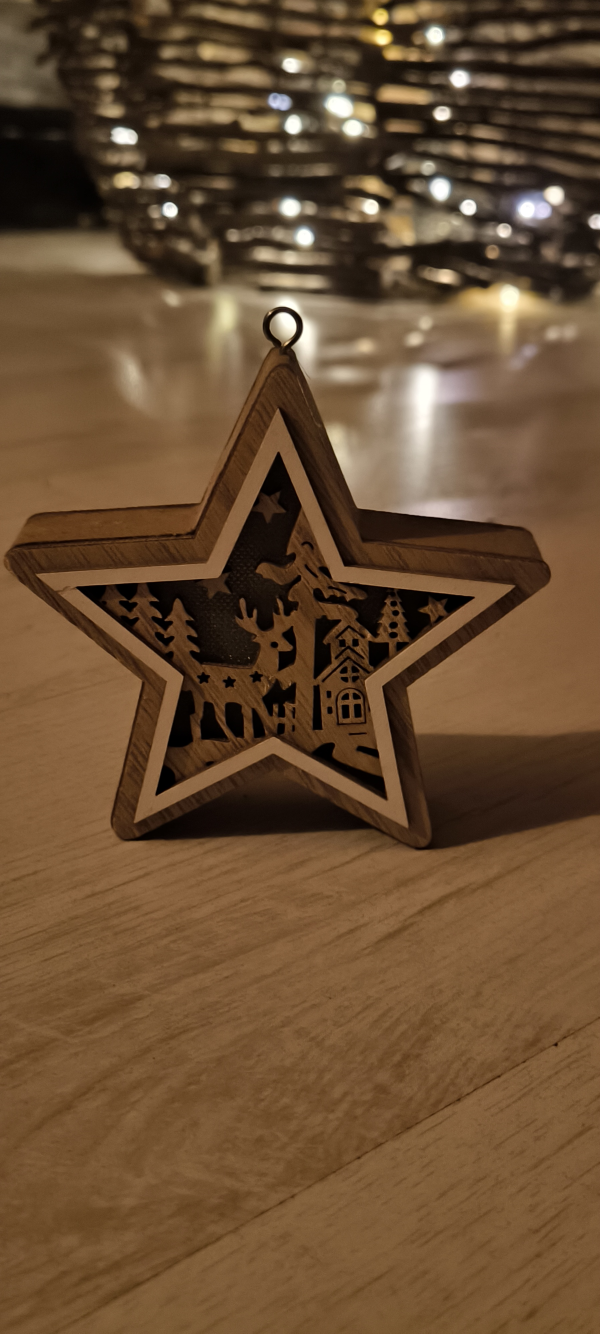
#> input picture instagram_reel/assets/vorher_718.jpg, 1800 x 4000 px (shown at 1/3 size)
$ python reel_generator.py
#> lines starting #> are read from the running program, lines starting #| are printed output that depends on the picture
# -*- coding: utf-8 -*-
"""
Instagram-Reel Generator  –  stilles Vorher/Nachher-MP4 (kein Audio)
====================================================================

Erzeugt ein fertiges Reel als H.264-MP4:
  * 9:16 vertikal, 1080 x 1920 Pixel
  * 30 fps
  * ca. 9 Sekunden
  * KEIN Ton (Sound wird spaeter direkt in Instagram hinzugefuegt)

Technik:
  * moviepy    -> Video-Compositing / MP4-Export (libx264)
  * Pillow     -> Text-Overlays werden als transparente PNGs gerendert,
                  damit deutsche Umlaute (ä ö ü ß) und eine schoene
                  fette Schrift sauber und randscharf erscheinen.

Bilder werden per Center-Crop ("cover") auf 1080x1920 eingepasst –
nichts wird verzerrt, es wird nur der ueberstehende Rand beschnitten.

Aufruf:   python3 reel_generator.py
"""

import os
import numpy as np
from PIL import Image, ImageDraw, ImageFont, ImageFilter

from moviepy import ImageClip, CompositeVideoClip, ColorClip
from moviepy.video.fx import CrossFadeIn


# ============================================================================
#  1) BASIS-EINSTELLUNGEN
# ============================================================================
BASE_DIR   = os.path.dirname(os.path.abspath(__file__))

# --- Eingabebilder -----------------------------------------------------------
VORHER_IMG  = os.path.join(BASE_DIR, "assets", "vorher_718.jpg")    # ...718.jpg
NACHHER_IMG = os.path.join(BASE_DIR, "assets", "nachher_569.png")   # ...569.png

# --- Ausgabe -----------------------------------------------------------------
OUTPUT_MP4  = os.path.join(BASE_DIR, "reel_output.mp4")

# --- Video-Format ------------------------------------------------------------
WIDTH   = 1080
HEIGHT  = 1920
FPS     = 30


# ============================================================================
#  2) ZEITEN  (alles in Sekunden – hier bequem anpassen!)
# ============================================================================
# Gesamtlaenge des Reels
TOTAL_DURATION = 9.0

# Wie lange ueberblendet das NACHHER-Bild ins VORHER-Bild (Crossfade)?
CROSSFADE = 0.6

# --- VORHER-Bild -------------------------------------------------------------
VORHER_START = 0.0                      # ab wann sichtbar
VORHER_END   = 4.5                      # bis wann sichtbar

# --- NACHHER-Bild ------------------------------------------------------------
# Beginnt etwas frueher (= CROSSFADE), damit es weich ueberblendet.
NACHHER_START = VORHER_END - CROSSFADE  # = 3.9
NACHHER_END   = TOTAL_DURATION          # bis zum Schluss

# --- Text "VORHER" -----------------------------------------------------------
LABEL_VORHER_START    = 0.35            # erscheint
LABEL_VORHER_END      = 4.30            # verschwindet
LABEL_VORHER_FADEIN   = 0.35
LABEL_VORHER_FADEOUT  = 0.30

# --- Text "NACHHER" ----------------------------------------------------------
LABEL_NACHHER_START   = 4.55            # erscheint (kurz nach dem Wechsel)
LABEL_NACHHER_END     = TOTAL_DURATION
LABEL_NACHHER_FADEIN  = 0.35
LABEL_NACHHER_FADEOUT = 0.0            # 0 = bleibt bis zum Ende stehen

# --- Text Ueberschrift (oben, ueber beiden Bildern) --------------------------
HEADLINE_START   = 0.35
HEADLINE_END     = TOTAL_DURATION
HEADLINE_FADEIN  = 0.4
HEADLINE_FADEOUT = 0.0

# --- Text Call-to-Action (unten, nur am Ende) --------------------------------
CTA_START   = 5.2
CTA_END     = TOTAL_DURATION
CTA_FADEIN  = 0.5
CTA_FADEOUT = 0.0


# ============================================================================
#  3) TEXT-INHALTE  (Umlaute sind hier ausdruecklich erlaubt)
# ============================================================================
TXT_HEADLINE = "Aus Handyfoto wird Profifoto"
TXT_VORHER   = "VORHER"
TXT_NACHHER  = "NACHHER"
TXT_CTA      = "Jetzt Produktfotos sichern"


# ============================================================================
#  4) DESIGN / SCHRIFT
# ============================================================================
# Fette Schrift mit vollstaendiger Umlaut-Unterstuetzung.
FONT_CANDIDATES = [
    "/usr/share/fonts/truetype/dejavu/DejaVuSans-Bold.ttf",
    "/usr/share/fonts/truetype/liberation/LiberationSans-Bold.ttf",
    "/usr/share/fonts/truetype/freefont/FreeSansBold.ttf",
]

# Schriftgroessen (Pixel)
SIZE_HEADLINE = 66
SIZE_LABEL    = 92
SIZE_CTA      = 60

# Maximale Textbreite (Pixel) – laengere Texte werden automatisch verkleinert,
# damit nie etwas am Bildrand abgeschnitten wird (90 % von 1080).
MAX_TEXT_WIDTH = 972

# Farben (R, G, B)
COLOR_TEXT        = (255, 255, 255)     # weisser Text
COLOR_STROKE      = (0, 0, 0)           # schwarzer Rand um den Text
COLOR_BADGE_VOR   = (200, 40, 40)       # rote Pille fuer VORHER
COLOR_BADGE_NACH  = (34, 150, 74)       # gruene Pille fuer NACHHER
COLOR_PILL_DARK   = (0, 0, 0)           # dunkle Pille fuer Headline/CTA


# [7 lines left out: function _load_font, not called in this run]


# ============================================================================
#  5) BILD -> 1080x1920 (Center-Crop / "cover", kein Verzerren)
# ============================================================================
def fit_cover(path, target_w=WIDTH, target_h=HEIGHT):
    """
    Skaliert das Bild proportional so, dass es den 1080x1920-Rahmen
    komplett fuellt, und schneidet den Ueberstand mittig weg.
    Gibt ein numpy-RGB-Array (H, W, 3) zurueck.
    """
#> called with path = 'instagram_reel/assets/vorher_718.jpg', target_w = 1080, target_h = 1920
    img = Image.open(path).convert("RGB")
#> img is the input picture: PIL image 1800x4000 RGB; mean R, G, B 105.8, 78.5, 51.3
    src_w, src_h = img.size
#> src_w = 1800; src_h = 4000

    scale = max(target_w / src_w, target_h / src_h)
#> scale = 0.6
    new_w = round(src_w * scale)
#> new_w = 1080
    new_h = round(src_h * scale)
#> new_h = 2400
    img = img.resize((new_w, new_h), Image.LANCZOS)
#> img: PIL image 1080x2400 RGB

    left = (new_w - target_w) // 2
#> left = 0
    top  = (new_h - target_h) // 2
#> top = 240
    img = img.crop((left, top, left + target_w, top + target_h))
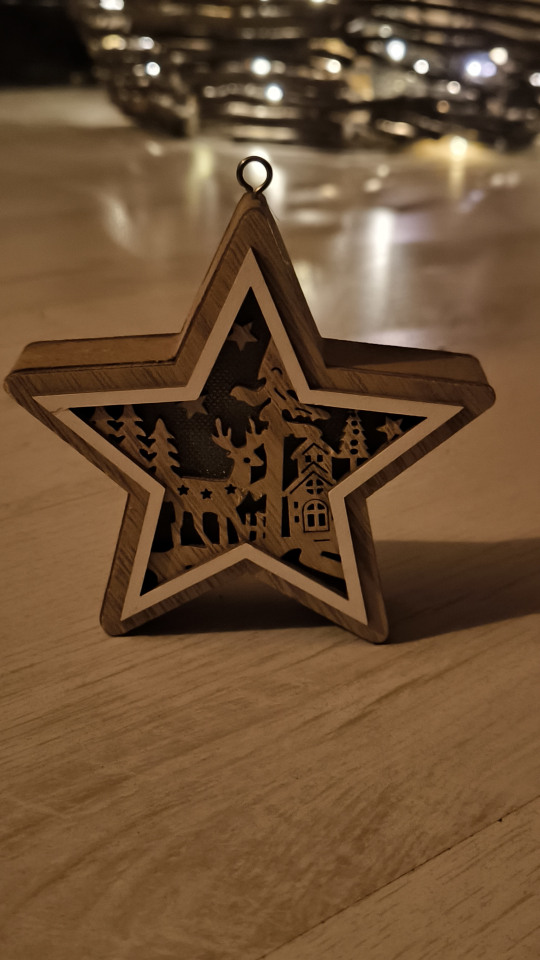
#> img: PIL image 1080x1920 RGB (shown at 1/2 size); mean R, G, B 107.1, 79.1, 52
    return np.array(img)


# ============================================================================
#  6) TEXT -> transparentes PNG (Pillow) -> numpy-RGBA-Array
# ============================================================================
# [116 lines left out: functions render_text_png, text_clip, not called in this run]


# ============================================================================
#  8) REEL ZUSAMMENBAUEN
# ============================================================================
def build_reel():
    print(">> Bilder werden auf 1080x1920 eingepasst (Center-Crop) ...")
    vorher_arr  = fit_cover(VORHER_IMG)
    nachher_arr = fit_cover(NACHHER_IMG)
#> call 2 of fit_cover, with path = 'instagram_reel/assets/nachher_569.png', target_w = 1080, target_h = 1920
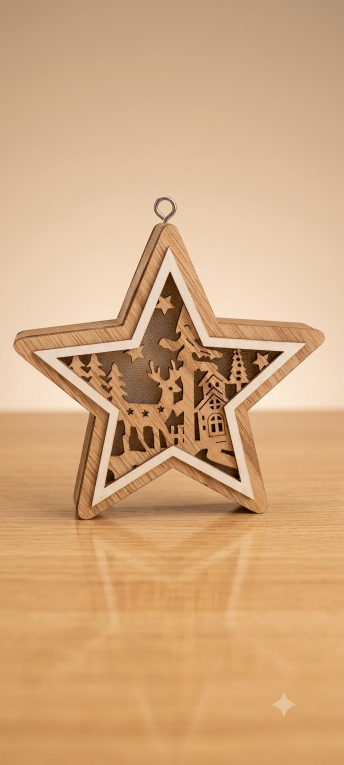
#> input picture instagram_reel/assets/nachher_569.png, 688 x 1529 px (shown at 1/2 size)
#> in fit_cover, img is the input picture: PIL image 688x1529 RGB; mean R, G, B 210, 168.3, 126.6
#> in fit_cover (call 2), `img = img.crop((left, top, left + target_w, top + target_h))`:
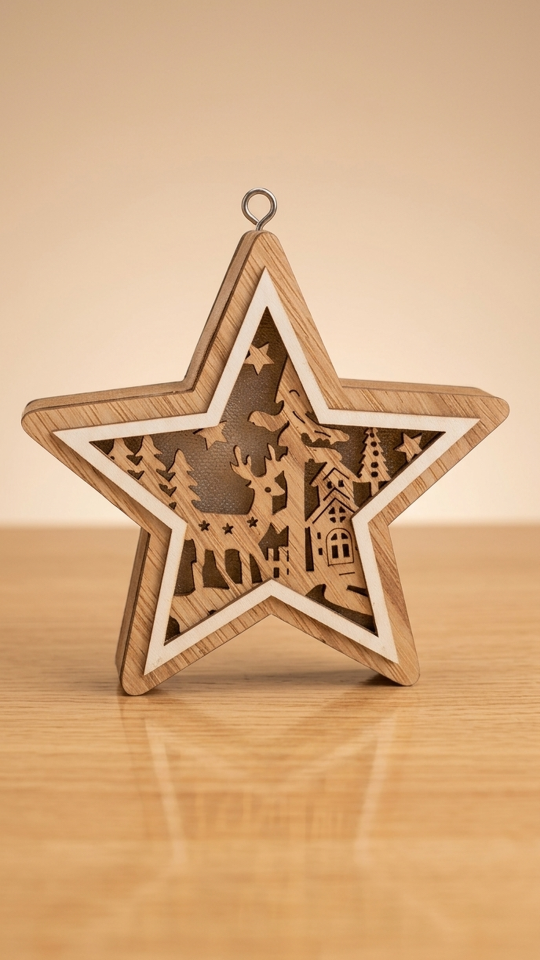
#> img: PIL image 1080x1920 RGB (shown at 1/2 size); mean R, G, B 211.4, 170.3, 129.5

    # Schwarzer Hintergrund als Sicherheitsnetz (falls Ueberblendung Luecken laesst)
    background = ColorClip(size=(WIDTH, HEIGHT), color=(0, 0, 0)).with_duration(TOTAL_DURATION)

    # --- VORHER-Bild ---------------------------------------------------------
    vorher_clip = (
        ImageClip(vorher_arr)
        .with_start(VORHER_START)
        .with_duration(VORHER_END - VORHER_START)
        .with_position("center")
    )

    # --- NACHHER-Bild (blendet weich ueber VORHER) ---------------------------
    nachher_clip = (
        ImageClip(nachher_arr)
        .with_start(NACHHER_START)
        .with_duration(NACHHER_END - NACHHER_START)
        .with_position("center")
        .with_effects([CrossFadeIn(CROSSFADE)])
    )

    print(">> Text-Overlays werden mit Pillow gerendert ...")
    # Headline oben
    headline_png = render_text_png(
        TXT_HEADLINE, SIZE_HEADLINE,
        pill_color=COLOR_PILL_DARK, pill_alpha=140, stroke_width=3,
        max_width=MAX_TEXT_WIDTH,
    )
    # VORHER-Badge
    vorher_png = render_text_png(
        TXT_VORHER, SIZE_LABEL,
        pill_color=COLOR_BADGE_VOR, pill_alpha=210, stroke_width=3,
        pad_x=60, pad_y=24,
    )
    # NACHHER-Badge
    nachher_png = render_text_png(
        TXT_NACHHER, SIZE_LABEL,
        pill_color=COLOR_BADGE_NACH, pill_alpha=210, stroke_width=3,
        pad_x=60, pad_y=24,
    )
    # Call-to-Action unten
    cta_png = render_text_png(
        TXT_CTA, SIZE_CTA,
        pill_color=COLOR_PILL_DARK, pill_alpha=150, stroke_width=3,
        max_width=MAX_TEXT_WIDTH,
    )

    # --- Positionen (x zentriert, y in Pixeln von oben) ----------------------
    headline_clip = text_clip(
        headline_png, HEADLINE_START, HEADLINE_END,
        position=("center", 150),
        fadein=HEADLINE_FADEIN, fadeout=HEADLINE_FADEOUT,
    )
    vorher_label = text_clip(
        vorher_png, LABEL_VORHER_START, LABEL_VORHER_END,
        position=("center", 1500),
        fadein=LABEL_VORHER_FADEIN, fadeout=LABEL_VORHER_FADEOUT,
    )
    nachher_label = text_clip(
        nachher_png, LABEL_NACHHER_START, LABEL_NACHHER_END,
        position=("center", 1420),
        fadein=LABEL_NACHHER_FADEIN, fadeout=LABEL_NACHHER_FADEOUT,
    )
    cta_clip = text_clip(
        cta_png, CTA_START, CTA_END,
        position=("center", 1620),
        fadein=CTA_FADEIN, fadeout=CTA_FADEOUT,
    )

    print(">> Composite wird gebaut ...")
    final = CompositeVideoClip(
        [
            background,
            vorher_clip,
            nachher_clip,
            headline_clip,
            vorher_label,
            nachher_label,
            cta_clip,
        ],
        size=(WIDTH, HEIGHT),
    ).with_duration(TOTAL_DURATION)

    # Ganz sicher stumm
    final = final.without_audio()

    print(">> MP4 wird exportiert (H.264, kein Audio) ...")
    final.write_videofile(
        OUTPUT_MP4,
        fps=FPS,
        codec="libx264",
        audio=False,
        preset="medium",
        ffmpeg_params=["-pix_fmt", "yuv420p", "-movflags", "+faststart"],
    )
    print(f">> Fertig: {OUTPUT_MP4}")


if __name__ == "__main__":
    build_reel()
#> (the call stopped at in build_reel, `background = ColorClip(size=(WIDTH, HEIGHT), color=(0, 0, 0)).with_dur..`: moviepy is not available in this run)
